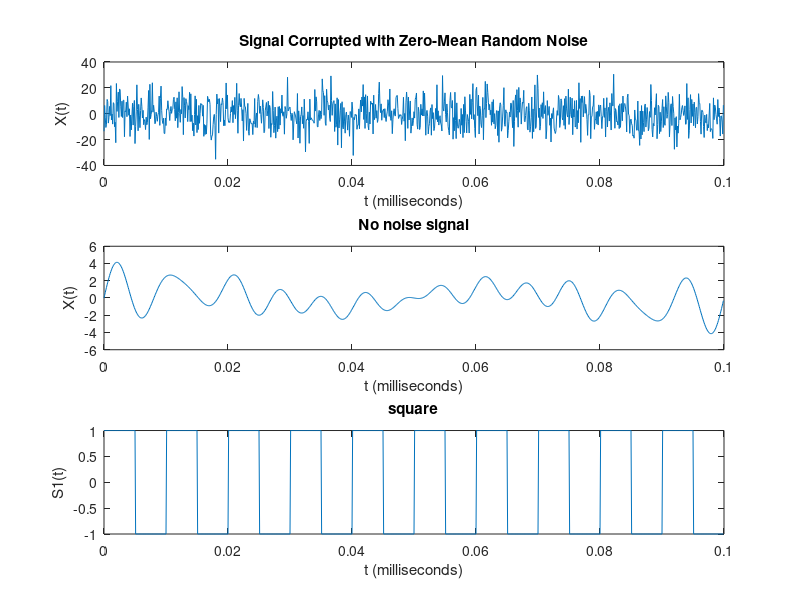
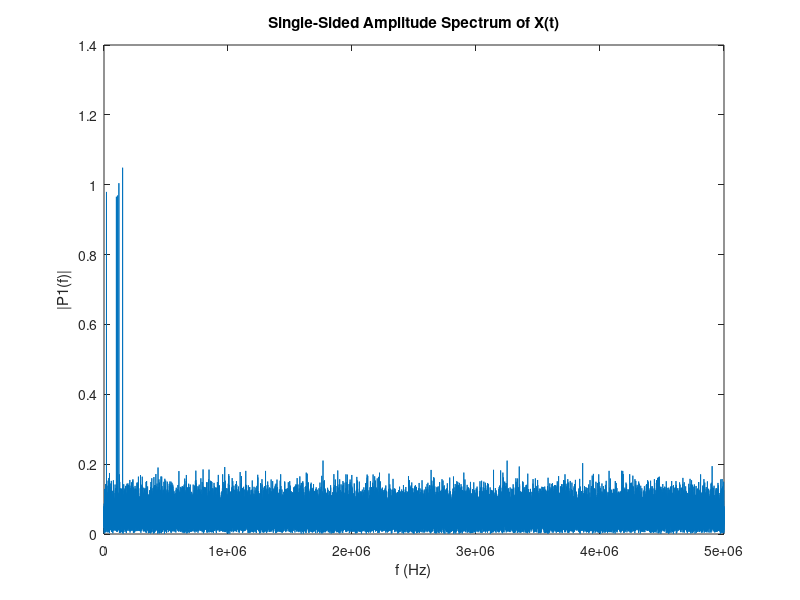
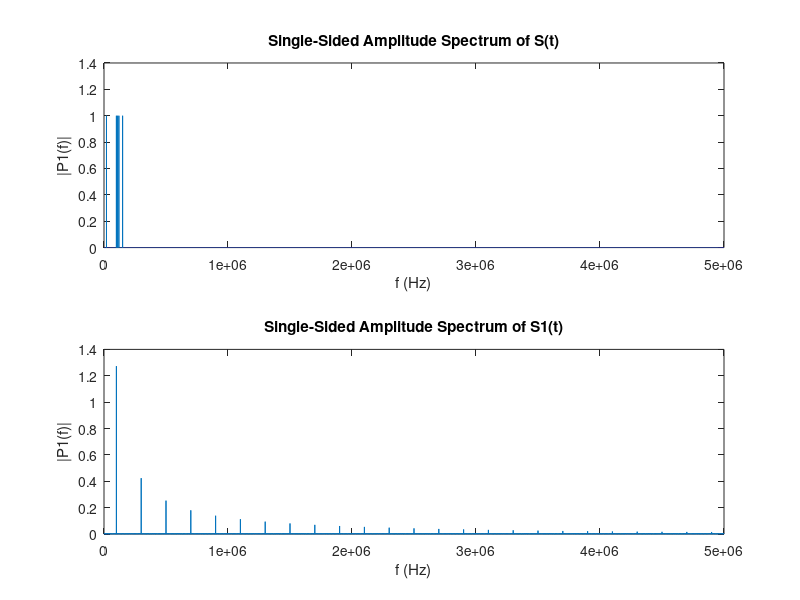

The MATLAB source for these figures, in order: (Note: this script raises an error after producing the figures.)
clc
clear
close all
%% Noisy Signal
% Use Fourier transforms to find the frequency components of a signal buried in noise.
% Specify the parameters of a signal with a sampling frequency of 1 kHz and a signal duration of 1.5 seconds.
Fs = 10e6;            % Sampling frequency                    
T = 1/Fs;             % Sampling period       
L = 1e5;             % Length of signal
t = (0:L-1)*T;        % Time vector

%% Form a signal containing a 50 Hz sinusoid of amplitude 0.7 and a 120 Hz sinusoid of amplitude 1.
S = sin(2*pi*20e3*t) + sin(2*pi*100e3*t) + sin(2*pi*110e3*t) + sin(2*pi*120e3*t) + sin(2*pi*150e3*t);
S1 = square(2*pi*100e3*t);

%% Corrupt the signal with zero-mean white noise with a variance of 4.
X = S + 10*randn(size(t));

%% Plot the noisy signal in the time domain. It is difficult to identify the frequency components by looking at the signal X(t). 
figure(1)
subplot(3,1,1);
plot(1000*t(1:1000),X(1:1000))
title('Signal Corrupted with Zero-Mean Random Noise')
xlabel('t (milliseconds)')
ylabel('X(t)')
subplot(3,1,2)
plot(1000*t(1:1000),S(1:1000))
title('No noise signal')
xlabel('t (milliseconds)')
ylabel('X(t)')
subplot(3,1,3)
plot(1000*t(1:1000),S1(1:1000))
title('square')
xlabel('t (milliseconds)')
ylabel('S1(t)')

%% Compute the Fourier transform of the signal. 
Y = fft(X);

%% Compute the two-sided spectrum P2. Then compute the single-sided spectrum P1 based on P2 and the even-valued signal length L.
P2 = abs(Y/L);
P1 = P2(1:L/2+1);
P1(2:end-1) = 2*P1(2:end-1);

%% Define the frequency domain f and plot the single-sided amplitude spectrum P1. The amplitudes are not exactly at 0.7 and 1, as expected, because of the added noise. On average, longer signals produce better frequency approximations.
f = Fs*(0:(L/2))/L;
figure(2)
plot(f,P1) 
title('Single-Sided Amplitude Spectrum of X(t)')
xlabel('f (Hz)')
ylabel('|P1(f)|')

%% Now, take the Fourier transform of the original, uncorrupted signal and retrieve the exact amplitudes, 0.7 and 1.0.
Y = fft(S);
P2 = abs(Y/L);
P1 = P2(1:L/2+1);
P1(2:end-1) = 2*P1(2:end-1);

figure(3)
subplot(2,1,1)
plot(f,P1) 
title('Single-Sided Amplitude Spectrum of S(t)')
xlabel('f (Hz)')
ylabel('|P1(f)|')

subplot(2,1,2)
Y = fft(S1);
P2 = abs(Y/L);
P1 = P2(1:L/2+1);
P1(2:end-1) = 2*P1(2:end-1);

plot(f,P1) 
title('Single-Sided Amplitude Spectrum of S1(t)')
xlabel('f (Hz)')
ylabel('|P1(f)|')

%% 白噪声滤波
h = bandpass100k;
y = filter(h,(X-S)*100);
Fy = fft(y);
P2 = abs(Fy/L);
P1 = P2(1:L/2+1);
P1(2:end-1) = 2*P1(2:end-1);

figure(4)
subplot(2,1,1)
plot(f,P1) 
title('白噪声滤波后输出频谱')
xlabel('f (Hz)')
ylabel('|P1(f)|')

subplot(2,1,2)
Fy = fft((X-S)*100);
P2 = abs(Fy/L);
P1 = P2(1:L/2+1);
P1(2:end-1) = 2*P1(2:end-1);
plot(f,P1) 
title('白噪声频谱')
xlabel('f (Hz)')
ylabel('|P1(f)|')

%% 方波通过滤波器的波形
figure(5)
subplot(3,1,1)
plot(1000*t(1:10000),S1(1:10000))
title('square')
xlabel('t (milliseconds)')
ylabel('S1(t)')

y = filter(h,S1);
Fy = fft(y);
P2 = abs(Fy/L);
P1 = P2(1:L/2+1);
P1(2:end-1) = 2*P1(2:end-1);

subplot(3,1,2)
plot(1000*t(1:10000),y(1:10000))
title('方波滤波后')
xlabel('t (milliseconds)')
ylabel('S1(t)')

subplot(3,1,3)
plot(f,P1) 
title('方波通过滤波器输出频谱')
xlabel('f (Hz)')
ylabel('|P1(f)|')

figure(6)
[p f]= pspectrum(S);
plot(f,p)
